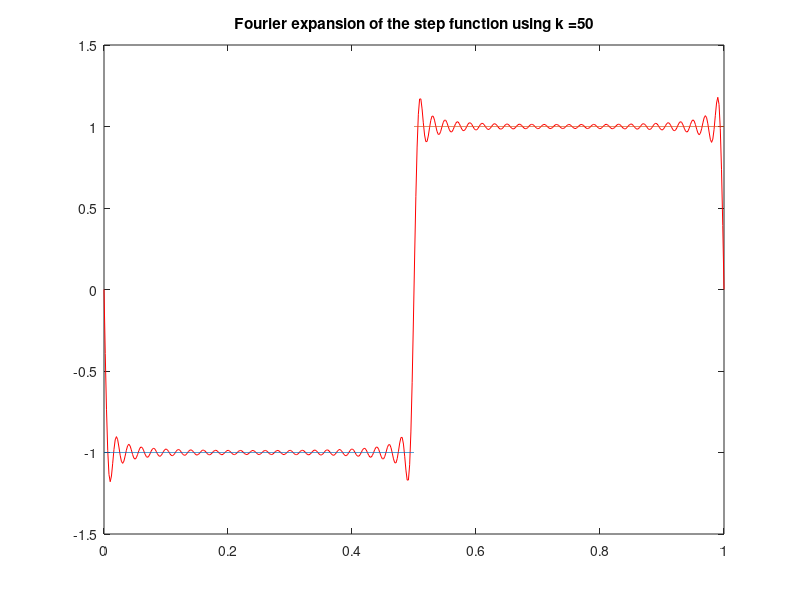

Write the MATLAB code that produced this figure.
% FASP - Sheet5 - Giulia Baldini, Luis Fernandes, Agustin Vargas

%%  Compute the fourier expansion
t = linspace(0,1,500);

K_s = [5, 25, 50];

for K_i = 1:size(K_s, 2)
    
    K = K_s(K_i);

    four_exp = 0;
    f_1 = 0;
    four_exp = four_exp + f_1;

    for k = 1:K
    % Compute the sum over k for the base multiplied with the coefficient
        f_Ak = sqrt(2)*(sin(2*pi*k)/2*pi*k - sin(pi*k)/pi*k);
        f_Bk = (sqrt(2)/(pi*k))*(cos(pi*k) - 0.5 - 0.5 * cos(2*pi*k));

        A_k = sqrt(2)*cos(2*pi*k*t);
        B_k = sqrt(2)*sin(2*pi*k*t);

        four_exp = four_exp + f_Ak * A_k + f_Bk * B_k;

    end
    plot(t, four_exp, 'r')
    hold on
    plot(linspace(0,0.5,2500), -ones(2500,1))
    plot(linspace(0.5,1,2500), ones(2500,1))
    title(strcat("Fourier expansion of the step function using k = ", int2str(k)))
    hold off
    pause(1)
    
end